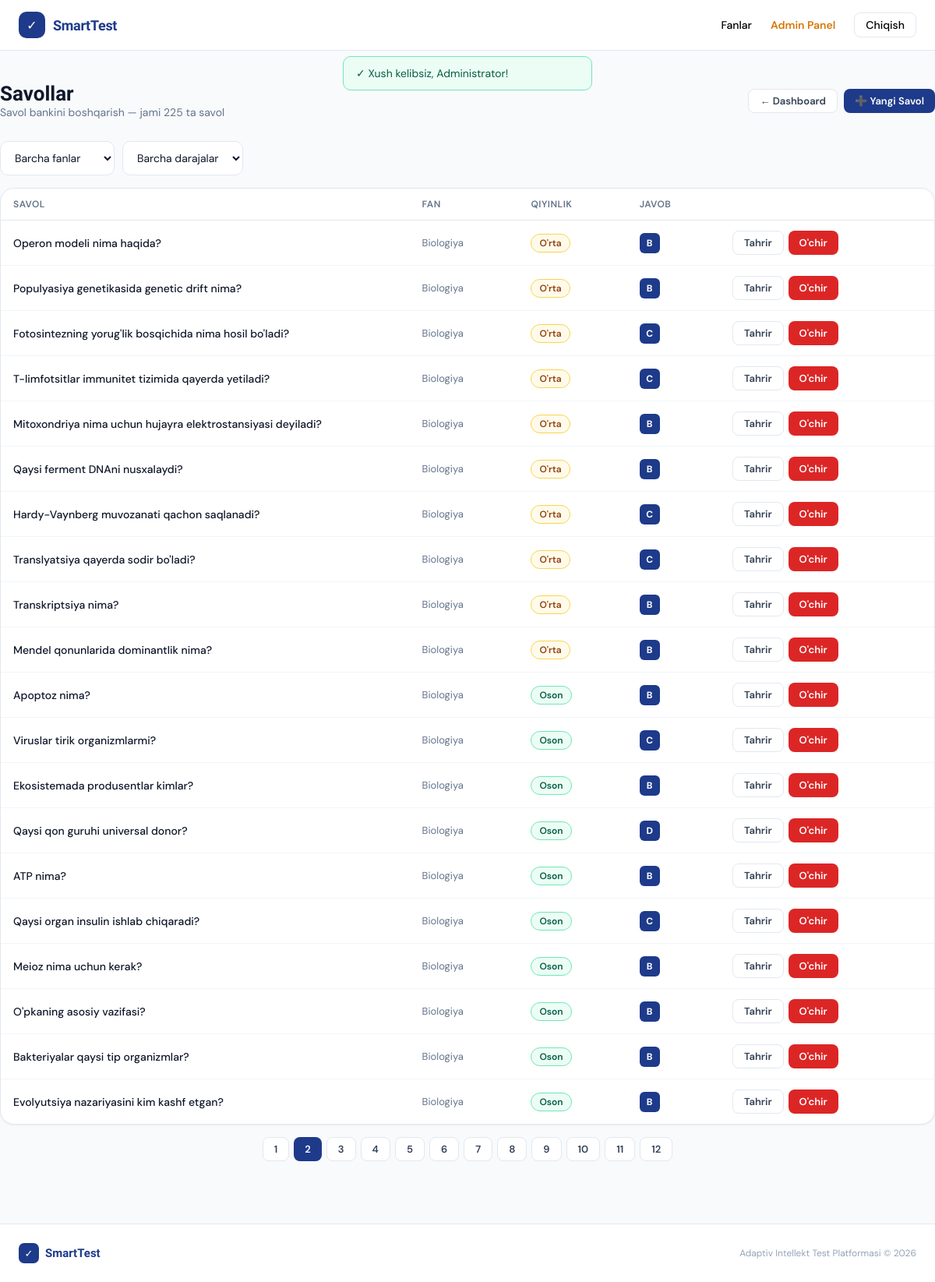
The page /questions.php?page=2&subject_id=0&difficulty=0 (signed in) on the database its author committed.
### tables this page shows
CREATE TABLE `questions` (
  `id`             INT UNSIGNED NOT NULL AUTO_INCREMENT,
  `subject_id`     INT UNSIGNED NOT NULL,
  `question_text`  TEXT NOT NULL,
  `option_a`       TEXT NOT NULL,
  `option_b`       TEXT NOT NULL,
  `option_c`       TEXT NOT NULL,
  `option_d`       TEXT NOT NULL,
  `correct_option` CHAR(1) NOT NULL,
  `difficulty`     TINYINT UNSIGNED NOT NULL DEFAULT 1,
  `created_at`     TIMESTAMP DEFAULT CURRENT_TIMESTAMP,
  PRIMARY KEY (`id`),
  KEY `idx_subject`    (`subject_id`),
  KEY `idx_difficulty` (`difficulty`),
  CONSTRAINT `fk_q_subject`
    FOREIGN KEY (`subject_id`) REFERENCES `subjects`(`id`) ON DELETE CASCADE
);

CREATE TABLE `subjects` (
  `id`          INT UNSIGNED NOT NULL AUTO_INCREMENT,
  `name`        VARCHAR(150) NOT NULL,
  `icon`        VARCHAR(20)  NOT NULL DEFAULT '📚',
  `description` TEXT,
  `created_at`  TIMESTAMP DEFAULT CURRENT_TIMESTAMP,
  PRIMARY KEY (`id`)
);

### config.php (called while the page is built, shortened)
<?php
function db(): PDO {
    static $pdo = null;
    if ($pdo === null) {
        try {
            $dsn = sprintf(
                'mysql:host=%s;dbname=%s;charset=%s',
                DB_HOST, DB_NAME, DB_CHARSET
            );
            $pdo = new PDO($dsn, DB_USER, DB_PASS, [
                PDO::ATTR_ERRMODE            => PDO::ERRMODE_EXCEPTION,
                PDO::ATTR_DEFAULT_FETCH_MODE => PDO::FETCH_ASSOC,
                PDO::ATTR_EMULATE_PREPARES   => false,
            ]);
        } catch (PDOException $e) {
            die('
<div style="font-family:system-ui;max-width:560px;margin:60px auto;padding:32px;
            background:#FEF2F2;border:1px solid #FECACA;border-radius:16px">
  <h2 style="color:#DC2626;margin:0 0 12px">❌ Database ulanmadi</h2>
  <p style="color:#7F1D1D;margin:0 0 8px">Xato: ' . htmlspecialchars($e->getMessage()) . '</p>
  <p style="color:#991B1B;margin:0;font-size:14px">
    <b>config.php</b> faylidagi DB_HOST, DB_NAME, DB_USER, DB_PASS ni tekshiring.
  </p>
</div>');
        }
    }
    return $pdo;
}
function h(string $str): string {
    return htmlspecialchars($str, ENT_QUOTES, 'UTF-8');
}
function diffLabel(int $d): string {
    return match($d) {
        1 => 'Oson',
        2 => "O'rta",
        3 => 'Qiyin',
        default => ''
    };
}

### questions.php (the view, shortened to what this page needs)
<?php
require_once '../config.php';
$filterSubject = (int)($_GET['subject_id'] ?? 0);
$filterDiff    = (int)($_GET['difficulty'] ?? 0);
$page = max(1,(int)($_GET['page'] ?? 1));
$perPage = 20;
$where = []; $params = [];
$whereStr = $where ? 'WHERE ' . implode(' AND ', $where) : '';
$total = db()->prepare("SELECT COUNT(*) FROM questions q $whereStr");
$total->execute($params);
$total = $total->fetchColumn();
$pages = ceil($total / $perPage);
$offset = ($page - 1) * $perPage;
$stmt = db()->prepare("SELECT q.*,s.name as subject_name FROM questions q JOIN subjects s ON s.id=q.subject_id $whereStr ORDER BY q.id DESC LIMIT $perPage OFFSET $offset");
$stmt->execute($params);
$questions = $stmt->fetchAll();
include '../includes/header.php';
?>
<div class="container page">
  <div style="display:flex;align-items:center;justify-content:space-between;margin-bottom:28px;flex-wrap:wrap;gap:12px">
    <div>
      <h1 style="font-size:26px;font-weight:700;color:#0F172A">Savollar</h1>
      <p style="color:#64748B;font-size:14px">Savol bankini boshqarish — jami <?= $total ?> ta savol</p>
    </div>
    <div style="display:flex;gap:8px">
      <a href="index.php" class="btn btn-secondary btn-sm">← Dashboard</a>
      <a href="?action=create" class="btn btn-primary btn-sm">➕ Yangi Savol</a>
    </div>
  </div>
  <form method="GET" style="display:flex;gap:10px;margin-bottom:16px;flex-wrap:wrap">
    <select name="subject_id" class="form-select" style="width:auto" onchange="this.form.submit()">
      <option value="">Barcha fanlar</option>
    </select>
    <select name="difficulty" class="form-select" style="width:auto" onchange="this.form.submit()">
      <option value="">Barcha darajalar</option>
    </select>
  </form>
  <div class="card" style="overflow:hidden;margin-bottom:16px">
    <table class="table">
      <thead><tr>
        <th>Savol</th><th>Fan</th><th>Qiyinlik</th><th>Javob</th><th></th>
      </tr></thead>
      <tbody>
      <?php if(empty($questions)): ?>
      <tr><td colspan="5" style="text-align:center;padding:40px;color:#94A3B8">Savollar topilmadi. <a href="?action=create" style="color:#1E3A8A">Qo'shish</a>.</td></tr>
      <?php else: foreach($questions as $q): ?>
      <tr>
        <td style="max-width:320px">
          <p style="font-size:14px;font-weight:500;color:#0F172A;overflow:hidden;display:-webkit-box;-webkit-line-clamp:2;-webkit-box-orient:vertical"><?= h($q['question_text']) ?></p>
        </td>
        <td style="font-size:13px;color:#64748B;white-space:nowrap"><?= h($q['subject_name']) ?></td>
        <td>
          <span class="badge <?= ['','badge-easy','badge-medium','badge-hard'][$q['difficulty']] ?>">
            <?= diffLabel($q['difficulty']) ?>
          </span>
        </td>
        <td>
          <span style="width:26px;height:26px;background:#1E3A8A;color:#fff;font-size:12px;font-weight:700;border-radius:6px;display:inline-flex;align-items:center;justify-content:center">
            <?= strtoupper($q['correct_option']) ?>
          </span>
        </td>
        <td>
          <div style="display:flex;gap:6px">
            <a href="?action=edit&id=<?= $q['id'] ?>" class="btn btn-secondary btn-sm">Tahrir</a>
            <a href="?action=delete&id=<?= $q['id'] ?>" class="btn btn-danger btn-sm" onclick="return confirm('Savolni o\'chirasizmi?')">O'chir</a>
          </div>
        </td>
      </tr>
      <?php endforeach; endif; ?>
      </tbody>
    </table>
  </div>
  <?php if($pages > 1): ?>
  <div style="display:flex;gap:6px;justify-content:center;flex-wrap:wrap">
    <?php for($i=1;$i<=$pages;$i++): ?>
    <a href="?page=<?= $i ?>&subject_id=<?= $filterSubject ?>&difficulty=<?= $filterDiff ?>" class="btn <?= $i==$page?'btn-primary':'btn-secondary' ?> btn-sm"><?= $i ?></a>
    <?php endfor; ?>
  </div>
  <?php endif; ?>
</div>
<?php include '../includes/footer.php'; ?>

### header.php (style rules this page uses)
* { margin:0;padding:0;box-sizing:border-box }
body { font-family:'DM Sans',sans-serif;background:#F8FAFC;color:#0F172A;min-height:100vh }
h1,h2,h3,h4 { font-family:'Sora',sans-serif }
.btn { display:inline-flex;align-items:center;gap:8px;padding:9px 18px;border-radius:10px;font-size:14px;font-weight:600;text-decoration:none;border:none;cursor:pointer;transition:all .2s }
.btn-primary { background:#1E3A8A;color:#fff }
.btn-secondary { background:#fff;color:#334155;border:1.5px solid #E2E8F0 }
.btn-danger { background:#DC2626;color:#fff }
.btn-sm { padding:6px 14px;font-size:13px;border-radius:8px }
.card { background:#fff;border-radius:18px;border:1px solid #E2E8F0;box-shadow:0 1px 3px rgba(0,0,0,.06) }
.form-input,.form-select,.form-textarea { width:100%;padding:11px 14px;border:1.5px solid #E2E8F0;border-radius:10px;font-size:14px;font-family:'DM Sans',sans-serif;color:#0F172A;background:#fff;transition:border-color .2s,box-shadow .2s;outline:none }
.badge { display:inline-flex;align-items:center;padding:3px 10px;border-radius:20px;font-size:12px;font-weight:600 }
.badge-easy { background:#ECFDF5;color:#065F46;border:1px solid #6EE7B7 }
.badge-medium { background:#FFFBEB;color:#92400E;border:1px solid #FCD34D }
.table { width:100%;border-collapse:collapse;font-size:14px }
.table th { text-align:left;padding:12px 16px;font-size:12px;font-weight:600;color:#64748B;text-transform:uppercase;letter-spacing:.5px;border-bottom:1px solid #E2E8F0 }
.table td { padding:13px 16px;border-bottom:1px solid #F1F5F9;color:#334155;vertical-align:middle }
.table tr:last-child td { border-bottom:none }
.container { max-width:1200px;margin:0 auto;padding:0 24px }
.page { padding:40px 0 80px }

### rows shown on the page
questions: question_text "Operon modeli nima haqida?", subject.name "Biologiya", difficulty "O'rta", correct_option "B"
questions: question_text "Populyasiya genetikasida genetic drift nima?", subject.name "Biologiya", difficulty "O'rta", correct_option "B"
questions: question_text "Fotosintezning yorug'lik bosqichida nima hosil bo'ladi?", subject.name "Biologiya", difficulty "O'rta", correct_option "C"
questions: question_text "T-limfotsitlar immunitet tizimida qayerda yetiladi?", subject.name "Biologiya", difficulty "O'rta", correct_option "C"
questions: question_text "Mitoxondriya nima uchun hujayra elektrostansiyasi deyiladi?", subject.name "Biologiya", difficulty "O'rta", correct_option "B"
questions: question_text "Qaysi ferment DNAni nusxalaydi?", subject.name "Biologiya", difficulty "O'rta", correct_option "B"
questions: question_text "Hardy-Vaynberg muvozanati qachon saqlanadi?", subject.name "Biologiya", difficulty "O'rta", correct_option "C"
questions: question_text "Translyatsiya qayerda sodir bo'ladi?", subject.name "Biologiya", difficulty "O'rta", correct_option "C"
questions: question_text "Transkriptsiya nima?", subject.name "Biologiya", difficulty "O'rta", correct_option "B"
questions: question_text "Mendel qonunlarida dominantlik nima?", subject.name "Biologiya", difficulty "O'rta", correct_option "B"
questions: question_text "Apoptoz nima?", subject.name "Biologiya", difficulty "Oson", correct_option "B"
questions: question_text "Viruslar tirik organizmlarmi?", subject.name "Biologiya", difficulty "Oson", correct_option "C"
questions: question_text "Ekosistemada produsentlar kimlar?", subject.name "Biologiya", difficulty "Oson", correct_option "B"
questions: question_text "Qaysi qon guruhi universal donor?", subject.name "Biologiya", difficulty "Oson", correct_option "D"
questions: question_text "ATP nima?", subject.name "Biologiya", difficulty "Oson", correct_option "B"
questions: question_text "Qaysi organ insulin ishlab chiqaradi?", subject.name "Biologiya", difficulty "Oson", correct_option "C"
questions: question_text "Meioz nima uchun kerak?", subject.name "Biologiya", difficulty "Oson", correct_option "B"
questions: question_text "O'pkaning asosiy vazifasi?", subject.name "Biologiya", difficulty "Oson", correct_option "B"
questions: question_text "Bakteriyalar qaysi tip organizmlar?", subject.name "Biologiya", difficulty "Oson", correct_option "B"
questions: question_text "Evolyutsiya nazariyasini kim kashf etgan?", subject.name "Biologiya", difficulty "Oson", correct_option "B"

### other values the page prints
$s "Xush kelibsiz, Administrator!"
$total "225"
